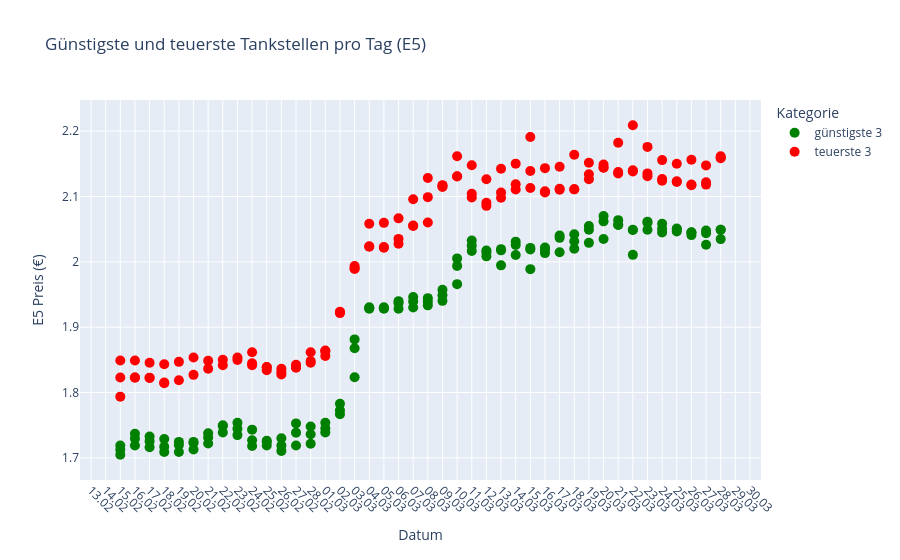

Notebook code cell kept with this figure:
### Code cell
# Durchschnittlicher E5 Preis pro Tankstelle pro Tag
df_daily = df_joined.groupby(['retrieval_date', 'name', 'brand'])['e5'].mean().reset_index()

# Pro Tag die 3 günstigsten und 3 teuersten
results = []
for date, group in df_daily.groupby('retrieval_date'):
    sorted_group = group.sort_values('e5')
    cheapest = sorted_group.head(3).assign(kategorie='günstigste 3')
    expensive = sorted_group.tail(3).assign(kategorie='teuerste 3')
    results.append(pd.concat([cheapest, expensive]))

df_ranked = pd.concat(results).reset_index(drop=True)
df_ranked['label'] = df_ranked['name'] + ' (' + df_ranked['brand'] + ')'

print(df_ranked.columns.tolist())
print(df_ranked.head())

fig = px.scatter(
    df_ranked,
    x='retrieval_date',
    y='e5',
    color='kategorie',
    hover_name='label',
    color_discrete_map={
        'günstigste 3': 'green',
        'teuerste 3': 'red'
    },
    title='Günstigste und teuerste Tankstellen pro Tag (E5)',
    labels={
        'retrieval_date': 'Datum',
        'e5': 'E5 Preis (€)',
        'kategorie': 'Kategorie'
    }
)

fig.update_traces(marker=dict(size=10))

fig.update_xaxes(
    dtick="D1",
    tickformat="%d.%m",
    tickangle=45
)

fig.show()

### Figure 1 — Plotly figure (JSON) as saved in the notebook; plotly's stock layout.template omitted (floating-point values rounded to 4 significant figures)
{"data": [{"hovertemplate": "<b>%{hovertext}</b><br><br>Kategorie=günstigste 3<br>Datum=%{x}<br>E5 Preis (€)=%{y}<extra></extra>", "hovertext": ["Supermarkt-Tankstelle GERLINGEN WEILIMDORFER STR. 91 (Supermarkt-Tankstelle)", "AVIA S-Rappachstr. (AVIA)", "MTS Waschpark (SB Tankstelle)", "MTS Waschpark (SB Tankstelle)", "Supermarkt-Tankstelle ESSLINGEN WANNENRAIN 30 (Supermarkt-Tankstelle)", "Supermarkt-Tankstelle GERLINGEN WEILIMDORFER STR. 91 (Supermarkt-Tankstelle)", "MTS Waschpark (SB Tankstelle)", "Supermarkt-Tankstelle ESSLINGEN WANNENRAIN 30 (Supermarkt-Tankstelle)", "Supermarkt-Tankstelle GERLINGEN WEILIMDORFER STR. 91 (Supermarkt-Tankstelle)", "MTS Waschpark (SB Tankstelle)", "Supermarkt-Tankstelle ESSLINGEN WANNENRAIN 30 (Supermarkt-Tankstelle)", "Supermarkt-Tankstelle GERLINGEN WEILIMDORFER STR. 91 (Supermarkt-Tankstelle)", "MTS Waschpark (SB Tankstelle)", "Supermarkt-Tankstelle ESSLINGEN WANNENRAIN 30 (Supermarkt-Tankstelle)", "Supermarkt-Tankstelle GERLINGEN WEILIMDORFER STR. 91 (Supermarkt-Tankstelle)", "MTS Waschpark (SB Tankstelle)", "Supermarkt-Tankstelle ESSLINGEN WANNENRAIN 30 (Supermarkt-Tankstelle)", "Supermarkt-Tankstelle GERLINGEN WEILIMDORFER STR. 91 (Supermarkt-Tankstelle)", "MTS Waschpark (SB Tankstelle)", "Supermarkt-Tankstelle ESSLINGEN WANNENRAIN 30 (Supermarkt-Tankstelle)", "Supermarkt-Tankstelle GERLINGEN WEILIMDORFER STR. 91 (Supermarkt-Tankstelle)", "MTS Waschpark (SB Tankstelle)", "Supermarkt-Tankstelle ESSLINGEN WANNENRAIN 30 (Supermarkt-Tankstelle)", "Stuttgart (Mr. Wash Autoservice AG)", "MTS Waschpark (SB Tankstelle)", "Supermarkt-Tankstelle ESSLINGEN WANNENRAIN 30 (Supermarkt-Tankstelle)", "ORLEN Express Tankstelle (ORLEN Express)", "MTS Waschpark (SB Tankstelle)", "Supermarkt-Tankstelle ESSLINGEN WANNENRAIN 30 (Supermarkt-Tankstelle)", "ORLEN Express Tankstelle (ORLEN Express)", "MTS Waschpark (SB Tankstelle)", "Supermarkt-Tankstelle GERLINGEN WEILIMDORFER STR. 91 (Supermarkt-Tankstelle)", "Supermarkt-Tankstelle ESSLINGEN WANNENRAIN 30 (Supermarkt-Tankstelle)", "Supermarkt-Tankstelle GERLINGEN WEILIMDORFER STR. 91 (Supermarkt-Tankstelle)", "MTS Waschpark (SB Tankstelle)", "Supermarkt-Tankstelle ESSLINGEN WANNENRAIN 30 (Supermarkt-Tankstelle)", "MTS Waschpark (SB Tankstelle)", "Supermarkt-Tankstelle ESSLINGEN WANNENRAIN 30 (Supermarkt-Tankstelle)", "SCHARR-Tankstelle (SCHARR-Tankstelle)", "MTS Waschpark (SB Tankstelle)", "Supermarkt-Tankstelle GERLINGEN WEILIMDORFER STR. 91 (Supermarkt-Tankstelle)", "Supermarkt-Tankstelle ESSLINGEN WANNENRAIN 30 (Supermarkt-Tankstelle)", "MTS Waschpark (SB Tankstelle)", "Stuttgart (Mr. Wash Autoservice AG)", "Supermarkt-Tankstelle ESSLINGEN WANNENRAIN 30 (Supermarkt-Tankstelle)", "MTS Waschpark (SB Tankstelle)", "Supermarkt-Tankstelle ESSLINGEN WANNENRAIN 30 (Supermarkt-Tankstelle)", "ORLEN Express Tankstelle (ORLEN Express)", "MTS Waschpark (SB Tankstelle)", "Supermarkt-Tankstelle ESSLINGEN WANNENRAIN 30 (Supermarkt-Tankstelle)", "ORLEN Express Tankstelle (ORLEN Express)", "SCHARR-Tankstelle (SCHARR-Tankstelle)", "MTS Waschpark (SB Tankstelle)", "Supermarkt-Tankstelle ESSLINGEN WANNENRAIN 30 (Supermarkt-Tankstelle)", "SCHARR-Tankstelle (SCHARR-Tankstelle)", "MTS Waschpark (SB Tankstelle)", "Access Station Stuttgart (Access)", "MTS Waschpark (SB Tankstelle)", "Supermarkt-Tankstelle ESSLINGEN WANNENRAIN 30 (Supermarkt-Tankstelle)", "Access Station Stuttgart (Access)", "MTS Waschpark (SB Tankstelle)", "Supermarkt-Tankstelle ESSLINGEN WANNENRAIN 30 (Supermarkt-Tankstelle)", "Access Station Stuttgart (Access)", "Stuttgart (Mr. Wash Autoservice AG)", "MTS Waschpark (SB Tankstelle)", "SCHARR-Tankstelle (SCHARR-Tankstelle)", "MTS Waschpark (SB Tankstelle)", "Supermarkt-Tankstelle ESSLINGEN WANNENRAIN 30 (Supermarkt-Tankstelle)", "ORLEN Express Tankstelle (ORLEN Express)", "MTS Waschpark (SB Tankstelle)", "Supermarkt-Tankstelle ESSLINGEN WANNENRAIN 30 (Supermarkt-Tankstelle)", "ORLEN Express Tankstelle (ORLEN Express)", "MTS Waschpark (SB Tankstelle)", "SCHARR-Tankstelle (SCHARR-Tankstelle)", "Bft Leinfelden (BFT)", "MTS Waschpark (SB Tankstelle)", "SCHARR-Tankstelle (SCHARR-Tankstelle)", "Bft Leinfelden (BFT)", "MTS Waschpark (SB Tankstelle)", "Bft Leinfelden (BFT)", "SCHARR-Tankstelle (SCHARR-Tankstelle)", "MTS Waschpark (SB Tankstelle)", "Bft Leinfelden (BFT)", "SCHARR-Tankstelle (SCHARR-Tankstelle)", "Stuttgart (Mr. Wash Autoservice AG)", "MTS Waschpark (SB Tankstelle)", "SCHARR-Tankstelle (SCHARR-Tankstelle)", "Supermarkt-Tankstelle KORNTAL-MUENCHINGEN MOTORSTR. 16-18 (Supermarkt-Tankstelle)", "MTS Waschpark (SB Tankstelle)", "AVIA S-Rappachstr. (AVIA)", "MTS Waschpark (SB Tankstelle)", "SCHARR-Tankstelle (SCHARR-Tankstelle)", "Supermarkt-Tankstelle GERLINGEN WEILIMDORFER STR. 91 (Supermarkt-Tankstelle)", "MTS Waschpark (SB Tankstelle)", "SCHARR-Tankstelle (SCHARR-Tankstelle)", "Bft Leinfelden (BFT)", "MTS Waschpark (SB Tankstelle)", "SCHARR-Tankstelle (SCHARR-Tankstelle)", "Supermarkt-Tankstelle KORNTAL-MUENCHINGEN MOTORSTR. 16-18 (Supermarkt-Tankstelle)", "MTS Waschpark (SB Tankstelle)", "SCHARR-Tankstelle (SCHARR-Tankstelle)", "Supermarkt-Tankstelle ESSLINGEN WANNENRAIN 30 (Supermarkt-Tankstelle)", "MTS Waschpark (SB Tankstelle)", "SCHARR-Tankstelle (SCHARR-Tankstelle)", "Supermarkt-Tankstelle GERLINGEN WEILIMDORFER STR. 91 (Supermarkt-Tankstelle)", "Stuttgart (Mr. Wash Autoservice AG)", "SCHARR-Tankstelle (SCHARR-Tankstelle)", "MTS Waschpark (SB Tankstelle)", "MTS Waschpark (SB Tankstelle)", "SCHARR-Tankstelle (SCHARR-Tankstelle)", "Stuttgart (Mr. Wash Autoservice AG)", "SCHARR-Tankstelle (SCHARR-Tankstelle)", "MTS Waschpark (SB Tankstelle)", "ORLEN Express Tankstelle (ORLEN Express)", "SCHARR-Tankstelle (SCHARR-Tankstelle)", "ORLEN Express Tankstelle (ORLEN Express)", "Bft Leinfelden (BFT)", "Bft Leinfelden (BFT)", "SCHARR-Tankstelle (SCHARR-Tankstelle)", "ORLEN Express Tankstelle (ORLEN Express)", "Supermarkt-Tankstelle KORNTAL-MUENCHINGEN MOTORSTR. 16-18 (Supermarkt-Tankstelle)", "SCHARR-Tankstelle (SCHARR-Tankstelle)", "Supermarkt-Tankstelle ESSLINGEN WANNENRAIN 30 (Supermarkt-Tankstelle)", "Supermarkt-Tankstelle KORNTAL-MUENCHINGEN MOTORSTR. 16-18 (Supermarkt-Tankstelle)", "AVIA S-Rappachstr. (AVIA)", "MTS Waschpark (SB Tankstelle)"], "legendgroup": "günstigste 3", "marker": {"color": "green", "size": 10, "symbol": "circle"}, "mode": "markers", "name": "günstigste 3", "orientation": "v", "showlegend": true, "type": "scatter", "x": ["2026-02-15", "2026-02-15", "2026-02-15", "2026-02-16", "2026-02-16", "2026-02-16", "2026-02-17", "2026-02-17", "2026-02-17", "2026-02-18", "2026-02-18", "2026-02-18", "2026-02-19", "2026-02-19", "2026-02-19", "2026-02-20", "2026-02-20", "2026-02-20", "2026-02-21", "2026-02-21", "2026-02-21", "2026-02-22", "2026-02-22", "2026-02-22", "2026-02-23", "2026-02-23", "2026-02-23", "2026-02-24", "2026-02-24", "2026-02-24", "2026-02-25", "2026-02-25", "2026-02-25", "2026-02-26", "2026-02-26", "2026-02-26", "2026-02-27", "2026-02-27", "2026-02-27", "2026-02-28", "2026-02-28", "2026-02-28", "2026-03-01", "2026-03-01", "2026-03-01", "2026-03-02", "2026-03-02", "2026-03-02", "2026-03-03", "2026-03-03", "2026-03-03", "2026-03-04", "2026-03-04", "2026-03-04", "2026-03-05", "2026-03-05", "2026-03-05", "2026-03-06", "2026-03-06", "2026-03-06", "2026-03-07", "2026-03-07", "2026-03-07", "2026-03-08", "2026-03-08", "2026-03-08", "2026-03-09", "2026-03-09", "2026-03-09", "2026-03-10", "2026-03-10", "2026-03-10", "2026-03-11", "2026-03-11", "2026-03-11", "2026-03-12", "2026-03-12", "2026-03-12", "2026-03-13", "2026-03-13", "2026-03-13", "2026-03-14", "2026-03-14", "2026-03-14", "2026-03-15", "2026-03-15", "2026-03-15", "2026-03-16", "2026-03-16", "2026-03-16", "2026-03-17", "2026-03-17", "2026-03-17", "2026-03-18", "2026-03-18", "2026-03-18", "2026-03-19", "2026-03-19", "2026-03-19", "2026-03-20", "2026-03-20", "2026-03-20", "2026-03-21", "2026-03-21", "2026-03-21", "2026-03-22", "2026-03-22", "2026-03-22", "2026-03-23", "2026-03-23", "2026-03-23", "2026-03-24", "2026-03-24", "2026-03-24", "2026-03-25", "2026-03-25", "2026-03-25", "2026-03-26", "2026-03-26", "2026-03-26", "2026-03-27", "2026-03-27", "2026-03-27", "2026-03-28", "2026-03-28", "2026-03-28"], "xaxis": "x", "y": [1.705, 1.712, 1.719, 1.719, 1.729, 1.737, 1.716, 1.725, 1.733, 1.709, 1.717, 1.729, 1.709, 1.72, 1.724, 1.713, 1.723, 1.724, 1.722, 1.731, 1.738, 1.739, 1.749, 1.75, 1.735, 1.745, 1.754, 1.718, 1.727, 1.743, 1.719, 1.724, 1.726, 1.711, 1.719, 1.73, 1.719, 1.739, 1.753, 1.722, 1.736, 1.748, 1.739, 1.745, 1.754, 1.767, 1.773, 1.783, 1.823, 1.868, 1.881, 1.928, 1.929, 1.93, 1.928, 1.929, 1.93, 1.928, 1.937, 1.94, 1.93, 1.939, 1.946, 1.933, 1.939, 1.944, 1.94, 1.949, 1.957, 1.966, 1.994, 2.005, 2.017, 2.025, 2.033, 2.008, 2.014, 2.017, 1.995, 2.018, 2.019, 2.01, 2.026, 2.031, 1.989, 2.019, 2.021, 2.013, 2.019, 2.022, 2.015, 2.037, 2.04, 2.02, 2.031, 2.042, 2.029, 2.049, 2.055, 2.035, 2.062, 2.07, 2.056, 2.057, 2.064, 2.011, 2.049, 2.049, 2.049, 2.06, 2.062, 2.045, 2.05, 2.058, 2.046, 2.049, 2.051, 2.041, 2.045, 2.045, 2.026, 2.044, 2.048, 2.035, 2.049, 2.049], "yaxis": "y"}, {"hovertemplate": "<b>%{hovertext}</b><br><br>Kategorie=teuerste 3<br>Datum=%{x}<br>E5 Preis (€)=%{y}<extra></extra>", "hovertext": ["Esso Tankstelle (ESSO)", "AVIA Tankstelle (AVIA)", "Vogel-Garagen (Freie Tankstelle)", "Aral Tankstelle (ARAL)", "Esso Tankstelle (ESSO)", "Vogel-Garagen (Freie Tankstelle)", "STUTTGART - KRIEGSBERGSTRASSE 55 A (AGIP ENI)", "Esso Tankstelle (ESSO)", "Vogel-Garagen (Freie Tankstelle)", "Shell Stuttgart Rosenbergplatz 7 (Shell)", "Aral Tankstelle (ARAL)", "Vogel-Garagen (Freie Tankstelle)", "Shell Stuttgart Neckartalstr. 300 (Shell)", "Vogel-Garagen (Freie Tankstelle)", "Access Station Stuttgart (Access)", "Aral Tankstelle (ARAL)", "Vogel-Garagen (Freie Tankstelle)", "Access Station Stuttgart (Access)", "STUTTGART - KRIEGSBERGSTRASSE 55 A (AGIP ENI)", "Vogel-Garagen (Freie Tankstelle)", "Access Station Stuttgart (Access)", "AVIA Tankstelle (AVIA)", "Supermarkt-Tankstelle GERLINGEN WEILIMDORFER STR. 91 (Supermarkt-Tankstelle)", "Access Station Stuttgart (Access)", "STUTTGART - KRIEGSBERGSTRASSE 55 A (AGIP ENI)", "Vogel-Garagen (Freie Tankstelle)", "Access Station Stuttgart (Access)", "Shell Stuttgart Feuerbacher-Tal-Str. 64 (Shell)", "STUTTGART - KRIEGSBERGSTRASSE 55 A (AGIP ENI)", "Vogel-Garagen (Freie Tankstelle)", "Shell Stuttgart Feuerbacher-Tal-Str. 64 (Shell)", "STUTTGART - KRIEGSBERGSTRASSE 55 A (AGIP ENI)", "Vogel-Garagen (Freie Tankstelle)", "Shell Stuttgart Feuerbacher-Tal-Str. 64 (Shell)", "Vogel-Garagen (Freie Tankstelle)", "STUTTGART - KRIEGSBERGSTRASSE 55 A (AGIP ENI)", "Aral Tankstelle (ARAL)", "Shell Stuttgart Feuerbacher-Tal-Str. 64 (Shell)", "STUTTGART - KRIEGSBERGSTRASSE 55 A (AGIP ENI)", "Esso Tankstelle (ESSO)", "Shell Stuttgart Feuerbacher-Tal-Str. 64 (Shell)", "STUTTGART - KRIEGSBERGSTRASSE 55 A (AGIP ENI)", "Aral Tankstelle (ARAL)", "Shell Stuttgart Feuerbacher-Tal-Str. 64 (Shell)", "STUTTGART - KRIEGSBERGSTRASSE 55 A (AGIP ENI)", "Shell Stuttgart Pforzheimer Str. 261 (Shell)", "Shell Stuttgart Feuerbacher-Tal-Str. 64 (Shell)", "Vogel-Garagen (Freie Tankstelle)", "Shell Stuttgart Pforzheimer Str. 261 (Shell)", "Shell Stuttgart Feuerbacher-Tal-Str. 64 (Shell)", "Vogel-Garagen (Freie Tankstelle)", "Shell Stuttgart Pforzheimer Str. 261 (Shell)", "Aral Tankstelle (ARAL)", "Vogel-Garagen (Freie Tankstelle)", "ENI (AGIP ENI)", "Shell Stuttgart Neckartalstr. 300 (Shell)", "Vogel-Garagen (Freie Tankstelle)", "Shell Stuttgart Feuerbacher-Tal-Str. 64 (Shell)", "Aral Tankstelle (ARAL)", "Vogel-Garagen (Freie Tankstelle)", "Shell Stuttgart Neckartalstr. 300 (Shell)", "Shell Stuttgart Pforzheimer Str. 261 (Shell)", "Vogel-Garagen (Freie Tankstelle)", "Shell Stuttgart Feuerbacher-Tal-Str. 64 (Shell)", "Vogel-Garagen (Freie Tankstelle)", "Supermarkt-Tankstelle GERLINGEN WEILIMDORFER STR. 91 (Supermarkt-Tankstelle)", "STUTTGART - KRIEGSBERGSTRASSE 55 A (AGIP ENI)", "Shell Stuttgart Feuerbacher-Tal-Str. 64 (Shell)", "Supermarkt-Tankstelle GERLINGEN WEILIMDORFER STR. 91 (Supermarkt-Tankstelle)", "Esso Tankstelle (ESSO)", "STUTTGART - KRIEGSBERGSTRASSE 55 A (AGIP ENI)", "Vogel-Garagen (Freie Tankstelle)", "Shell Stuttgart Obere Weinsteige 41 (Shell)", "Shell Stuttgart Neckartalstr. 300 (Shell)", "Vogel-Garagen (Freie Tankstelle)", "Shell Stuttgart Obere Weinsteige 41 (Shell)", "Shell Stuttgart Neckartalstr. 300 (Shell)", "Vogel-Garagen (Freie Tankstelle)", "Shell Stuttgart Obere Weinsteige 41 (Shell)", "Shell Stuttgart Neckartalstr. 300 (Shell)", "Vogel-Garagen (Freie Tankstelle)", "Aral Tankstelle (ARAL)", "Shell Stuttgart Neckartalstr. 300 (Shell)", "Vogel-Garagen (Freie Tankstelle)", "Aral Tankstelle (ARAL)", "Vogel-Garagen (Freie Tankstelle)", "Supermarkt-Tankstelle GERLINGEN WEILIMDORFER STR. 91 (Supermarkt-Tankstelle)", "Shell Stuttgart Obere Weinsteige 41 (Shell)", "Shell Stuttgart Neckartalstr. 300 (Shell)", "Vogel-Garagen (Freie Tankstelle)", "Shell Stuttgart Obere Weinsteige 41 (Shell)", "Shell Stuttgart Neckartalstr. 300 (Shell)", "Vogel-Garagen (Freie Tankstelle)", "Aral Tankstelle (ARAL)", "Esso Tankstelle (ESSO)", "Vogel-Garagen (Freie Tankstelle)", "Aral Tankstelle (ARAL)", "Shell Stuttgart Neckartalstr. 300 (Shell)", "Vogel-Garagen (Freie Tankstelle)", "Aral Tankstelle (ARAL)", "Vogel-Garagen (Freie Tankstelle)", "Shell Stuttgart Neckartalstr. 300 (Shell)", "Shell Stuttgart Rosenbergplatz 7 (Shell)", "STUTTGART - KRIEGSBERGSTRASSE 55 A (AGIP ENI)", "Vogel-Garagen (Freie Tankstelle)", "Shell Stuttgart Schwarenbergstr 124 (Shell)", "STUTTGART - KRIEGSBERGSTRASSE 55 A (AGIP ENI)", "Vogel-Garagen (Freie Tankstelle)", "Shell Stuttgart Obere Weinsteige 41 (Shell)", "Aral Tankstelle (ARAL)", "Vogel-Garagen (Freie Tankstelle)", "Shell Stuttgart Obere Weinsteige 41 (Shell)", "Shell Stuttgart Neckartalstr. 300 (Shell)", "Vogel-Garagen (Freie Tankstelle)", "Shell Stuttgart Obere Weinsteige 41 (Shell)", "Shell Stuttgart Neckartalstr. 300 (Shell)", "Vogel-Garagen (Freie Tankstelle)", "Shell Stuttgart Neckartalstr. 300 (Shell)", "Esso Tankstelle (ESSO)", "Vogel-Garagen (Freie Tankstelle)", "Shell Stuttgart Obere Weinsteige 41 (Shell)", "Shell Stuttgart Neckartalstr. 300 (Shell)", "Vogel-Garagen (Freie Tankstelle)", "Shell Stuttgart Neckartalstr. 300 (Shell)", "Shell Stuttgart Epplestr. 90-96 (Shell)", "Shell Stuttgart Rosenbergplatz 7 (Shell)"], "legendgroup": "teuerste 3", "marker": {"color": "red", "size": 10, "symbol": "circle"}, "mode": "markers", "name": "teuerste 3", "orientation": "v", "showlegend": true, "type": "scatter", "x": ["2026-02-15", "2026-02-15", "2026-02-15", "2026-02-16", "2026-02-16", "2026-02-16", "2026-02-17", "2026-02-17", "2026-02-17", "2026-02-18", "2026-02-18", "2026-02-18", "2026-02-19", "2026-02-19", "2026-02-19", "2026-02-20", "2026-02-20", "2026-02-20", "2026-02-21", "2026-02-21", "2026-02-21", "2026-02-22", "2026-02-22", "2026-02-22", "2026-02-23", "2026-02-23", "2026-02-23", "2026-02-24", "2026-02-24", "2026-02-24", "2026-02-25", "2026-02-25", "2026-02-25", "2026-02-26", "2026-02-26", "2026-02-26", "2026-02-27", "2026-02-27", "2026-02-27", "2026-02-28", "2026-02-28", "2026-02-28", "2026-03-01", "2026-03-01", "2026-03-01", "2026-03-02", "2026-03-02", "2026-03-02", "2026-03-03", "2026-03-03", "2026-03-03", "2026-03-04", "2026-03-04", "2026-03-04", "2026-03-05", "2026-03-05", "2026-03-05", "2026-03-06", "2026-03-06", "2026-03-06", "2026-03-07", "2026-03-07", "2026-03-07", "2026-03-08", "2026-03-08", "2026-03-08", "2026-03-09", "2026-03-09", "2026-03-09", "2026-03-10", "2026-03-10", "2026-03-10", "2026-03-11", "2026-03-11", "2026-03-11", "2026-03-12", "2026-03-12", "2026-03-12", "2026-03-13", "2026-03-13", "2026-03-13", "2026-03-14", "2026-03-14", "2026-03-14", "2026-03-15", "2026-03-15", "2026-03-15", "2026-03-16", "2026-03-16", "2026-03-16", "2026-03-17", "2026-03-17", "2026-03-17", "2026-03-18", "2026-03-18", "2026-03-18", "2026-03-19", "2026-03-19", "2026-03-19", "2026-03-20", "2026-03-20", "2026-03-20", "2026-03-21", "2026-03-21", "2026-03-21", "2026-03-22", "2026-03-22", "2026-03-22", "2026-03-23", "2026-03-23", "2026-03-23", "2026-03-24", "2026-03-24", "2026-03-24", "2026-03-25", "2026-03-25", "2026-03-25", "2026-03-26", "2026-03-26", "2026-03-26", "2026-03-27", "2026-03-27", "2026-03-27", "2026-03-28", "2026-03-28", "2026-03-28"], "xaxis": "x", "y": [1.794, 1.823, 1.849, 1.823, 1.823, 1.849, 1.822, 1.823, 1.846, 1.814, 1.815, 1.843, 1.819, 1.847, NaN, 1.827, 1.854, NaN, 1.837, 1.849, NaN, 1.842, 1.85, NaN, 1.85, 1.854, NaN, 1.842, 1.845, 1.862, 1.834, 1.839, 1.839, 1.828, 1.831, 1.836, 1.838, 1.839, 1.842, 1.846, 1.848, 1.862, 1.856, 1.863, 1.864, 1.921, 1.923, 1.924, 1.989, 1.99, 1.994, 2.023, 2.024, 2.058, 2.021, 2.023, 2.06, 2.028, 2.035, 2.067, 2.055, 2.056, 2.096, 2.06, 2.099, 2.128, 2.114, 2.116, 2.117, 2.13, 2.131, 2.162, 2.099, 2.104, 2.148, 2.086, 2.09, 2.126, 2.098, 2.106, 2.143, 2.111, 2.119, 2.15, 2.113, 2.139, 2.191, 2.106, 2.108, 2.143, 2.11, 2.112, 2.145, 2.111, 2.111, 2.164, 2.126, 2.134, 2.152, 2.144, 2.144, 2.149, 2.135, 2.137, 2.182, 2.138, 2.14, 2.209, 2.131, 2.135, 2.176, 2.124, 2.127, 2.156, 2.122, 2.123, 2.15, 2.117, 2.118, 2.156, 2.118, 2.122, 2.148, 2.158, 2.16, 2.162], "yaxis": "y"}], "layout": {"legend": {"title": {"text": "Kategorie"}, "tracegroupgap": 0}, "title": {"text": "Günstigste und teuerste Tankstellen pro Tag (E5)"}, "xaxis": {"anchor": "y", "domain": [0, 1], "dtick": "D1", "tickangle": 45, "tickformat": "%d.%m", "title": {"text": "Datum"}}, "yaxis": {"anchor": "x", "domain": [0, 1], "title": {"text": "E5 Preis (€)"}}}}
